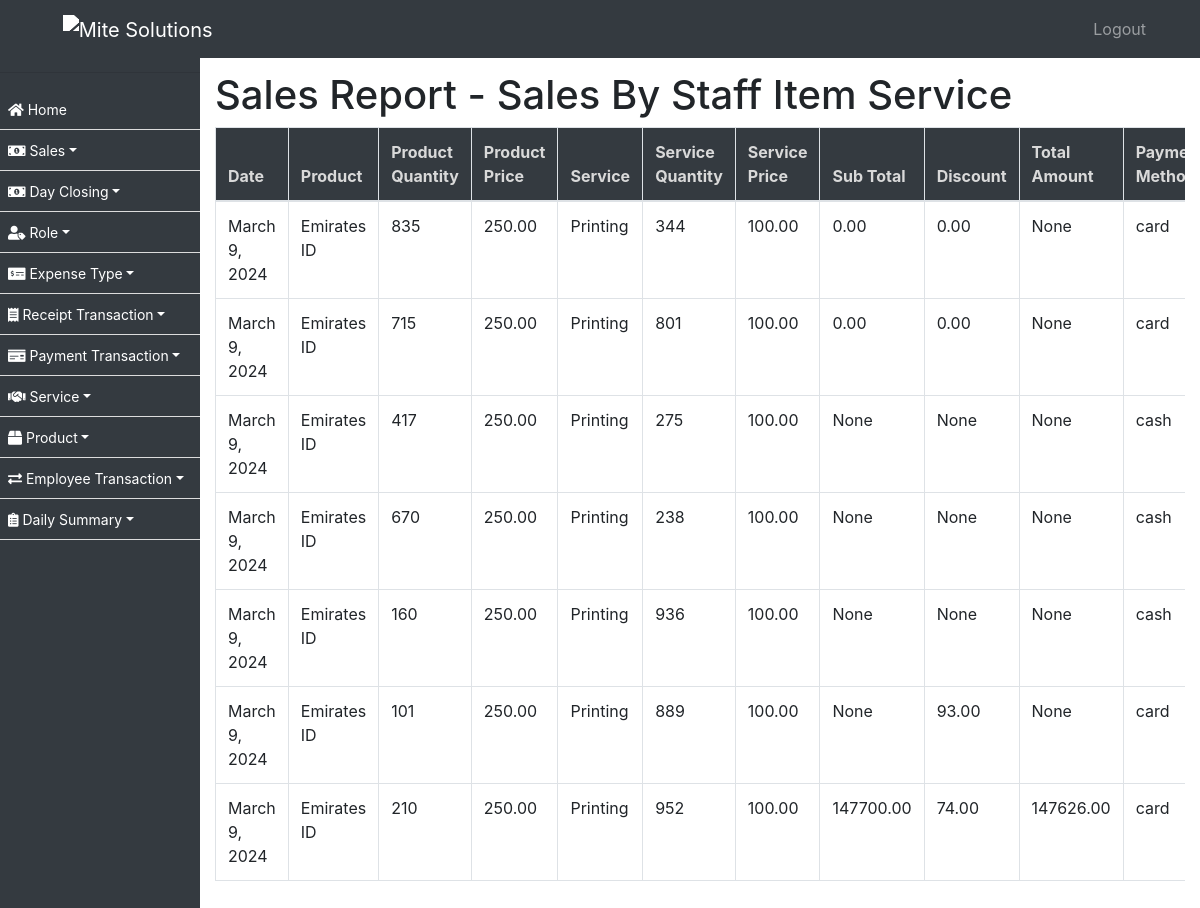
Screenshot of /sale/sales-report/ with the database file from the repository.
### ezshopapp/models.py (models this page shows, shortened)
class SalesByStaffItemService(models.Model):
    date = models.DateField(_("Date"))
    product = models.ForeignKey(Product, on_delete=models.CASCADE, verbose_name=_("Product"),  null=True)
    pquantity = models.PositiveIntegerField(_("Product Quantity"),  null=True)
    pprice = models.DecimalField(max_digits=10, decimal_places=2, verbose_name=_("Product Price"),  null=True)
    service = models.ForeignKey(Service, on_delete=models.CASCADE, verbose_name=_("Service"),  null=True)
    squantity = models.PositiveIntegerField(_("Service Quantity"),  null=True)
    sprice = models.DecimalField(max_digits=10, decimal_places=2, verbose_name=_("Service Price"),  null=True)
    sub_total = models.DecimalField(max_digits=10, decimal_places=2, verbose_name=_("Sub Total"))
    discount = models.DecimalField(max_digits=10, decimal_places=2, verbose_name=_("Discount"), null=True)
    total_amount = models.DecimalField(max_digits=10, decimal_places=2, verbose_name=_("Total Amount"), null=True)
    payment_method = models.CharField(max_length=20, choices=PAYMENT_METHOD_CHOICES, verbose_name=_("Payment Method"))
    created_on = models.DateTimeField(auto_now_add=True, null=True)

class Product(models.Model):
    name = models.CharField(max_length=255)
    vat = models.BooleanField(default=False)
    amount = models.DecimalField(max_digits=10, decimal_places=2)
    max_discount_allowed = models.DecimalField(max_digits=10, decimal_places=2)
    status = models.BooleanField(default=True)
    created_on = models.DateTimeField(auto_now_add=True, null=True)
    def __str__(self):
        return self.name

class Service(models.Model):
    name = models.CharField(max_length=255)
    duration = models.DurationField()
    vat = models.BooleanField(default=False)
    amount = models.DecimalField(max_digits=10, decimal_places=2)
    max_discount_allowed = models.DecimalField(max_digits=10, decimal_places=2)
    status = models.BooleanField(default=True)
    created_on = models.DateTimeField(auto_now_add=True, null=True)
    def __str__(self):
        return self.name

### ezshopapp/views.py (the view)
# urls.py: path('sale/sales-report/', sales_report, name='sales_report'),
def sales_report(request):
    sales_by_staff_item_service = SalesByStaffItemService.objects.all()
    sales_services = SaleByAdminService.objects.all()
    sales_items = SalesByAdminItem.objects.all()
    print("Sales Services:", sales_services)
    print("Sales Items:", sales_items)
    context = {
        'sales_by_staff_item_services': sales_by_staff_item_service,
        'sales_services': sales_services,
        'sales_items': sales_items,
    }
    return render(request, 'sales_report.html', context)

### ezshopapp/templates/sales_report.html (shortened to what this page needs)
{% extends 'base.html' %}
{% block content %}
    <h1>Sales Report - Sales By Staff Item Service</h1>
    <div class="table-responsive">
        <table class="table table-bordered">
            <thead>
                <tr>
                    <th>Date</th>
                    <th>Product</th>
                    <th>Product Quantity</th>
                    <th>Product Price</th>
                    <th>Service</th>
                    <th>Service Quantity</th>
                    <th>Service Price</th>
                    <th>Sub Total</th>
                    <th>Discount</th>
                    <th>Total Amount</th>
                    <th>Payment Method</th>
                </tr>
            </thead>
            <tbody>
                {% for sale in sales_by_staff_item_services %}
                <tr>
                    <td>{{ sale.date }}</td>
                    <td>{{ sale.product }}</td>
                    <td>{{ sale.pquantity }}</td>
                    <td>{{ sale.pprice }}</td>
                    <td>{{ sale.service }}</td>
                    <td>{{ sale.squantity }}</td>
                    <td>{{ sale.sprice }}</td>
                    <td>{{ sale.sub_total }}</td>
                    <td>{{ sale.discount }}</td>
                    <td>{{ sale.total_amount }}</td>
                    <td>{{ sale.payment_method }}</td>
                </tr>
                {% endfor %}
            </tbody>
        </table>
    </div>
{% endblock %}

### ezshopapp/templates/base.html (style rules this page uses)
body { padding-top: 56px; }
thead { background-color: #343a40; color: #d9d9d9; }
table { border:0px !important; }

### rows the page displays
SalesByStaffItemService: date "March 9, 2024", product "Emirates ID", pquantity "835", pprice "250.00", service "Printing", squantity "344", sprice "100.00", sub_total "0.00", discount "0.00", total_amount "None", payment_method "card"
SalesByStaffItemService: date "March 9, 2024", product "Emirates ID", pquantity "715", pprice "250.00", service "Printing", squantity "801", sprice "100.00", sub_total "0.00", discount "0.00", total_amount "None", payment_method "card"
SalesByStaffItemService: date "March 9, 2024", product "Emirates ID", pquantity "417", pprice "250.00", service "Printing", squantity "275", sprice "100.00", sub_total "None", discount "None", total_amount "None", payment_method "cash"
SalesByStaffItemService: date "March 9, 2024", product "Emirates ID", pquantity "670", pprice "250.00", service "Printing", squantity "238", sprice "100.00", sub_total "None", discount "None", total_amount "None", payment_method "cash"
SalesByStaffItemService: date "March 9, 2024", product "Emirates ID", pquantity "160", pprice "250.00", service "Printing", squantity "936", sprice "100.00", sub_total "None", discount "None", total_amount "None", payment_method "cash"
SalesByStaffItemService: date "March 9, 2024", product "Emirates ID", pquantity "101", pprice "250.00", service "Printing", squantity "889", sprice "100.00", sub_total "None", discount "93.00", total_amount "None", payment_method "card"
SalesByStaffItemService: date "March 9, 2024", product "Emirates ID", pquantity "210", pprice "250.00", service "Printing", squantity "952", sprice "100.00", sub_total "147700.00", discount "74.00", total_amount "147626.00", payment_method "card"
